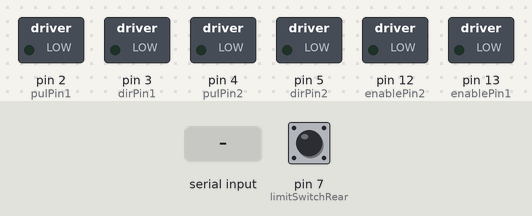
Recording of a sketch running on a simulated Arduino Uno, built with avr-gcc and run on an emulated ATmega328P. Parts: switched loads named in the sketch (green lamp = pin HIGH). The inputs (shaded band) are chosen by the test bench; at power-on: pin 7 (limitSwitchRear) HIGH.

Above: at 1.2 s.
1.3 s: "30,150\n" received over Serial
Timing chart, 0 to 4.3 s (numbered marks = the images above; inputs shaded):
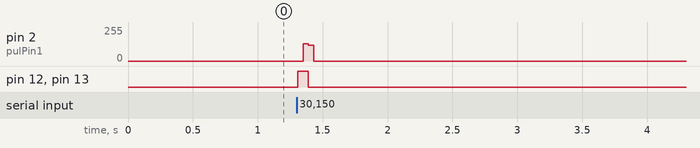

The sketch:

hardware_controller.ino
```cpp
const int pulPin1 = 2; // Pulse for motor 1
const int dirPin1 = 3; // Direction for motor 1
const int enablePin1 = 13; // Enable for motor 1
const int pulPin2 = 4; // Pulse for motor 2
const int dirPin2 = 5; // Direction for motor 2
const int enablePin2 = 12; // Enable for motor 2
const int limitSwitchFront = 6; // Front limit switch connected to pin 6
const int limitSwitchRear = 7; // Rear limit switch connected to pin 7

void setup() {
  Serial.begin(9600);
  pinMode(pulPin1, OUTPUT);
  pinMode(dirPin1, OUTPUT);
  pinMode(enablePin1, OUTPUT);
  pinMode(pulPin2, OUTPUT);
  pinMode(dirPin2, OUTPUT);
  pinMode(enablePin2, OUTPUT);
  pinMode(limitSwitchFront, INPUT_PULLUP);
  pinMode(limitSwitchRear, INPUT_PULLUP);

  disableMotors();
}

void loop() {
  if (Serial.available() > 0) {
    char motor = Serial.read(); // Read motor identifier ('1' or '2')
    int steps = Serial.parseInt(); // Read the number of steps
    char direction = Serial.read(); // Read the direction ('F' or 'B')

    if (motor == '1' || motor == '2') {
      enableMotors();
      moveStepper(motor, steps, direction);
      disableMotors();
    }
  }
}

void moveStepper(char motor, int steps, char direction) {
  int dirPin = (motor == '1') ? dirPin1 : dirPin2;
  int pulPin = (motor == '1') ? pulPin1 : pulPin2;
  int limitSwitch = (motor == '1') ? limitSwitchFront : limitSwitchRear;

  bool forwardDirection = (direction == 'F');
  digitalWrite(dirPin, forwardDirection ? HIGH : LOW);

  for (int i = 0; i < steps; i++) {
    if ((forwardDirection && digitalRead(limitSwitchFront) == LOW) ||
        (!forwardDirection && digitalRead(limitSwitchRear) == LOW)) {
      Serial.println("Motion stopped due to limit switch");
      break;
    }
    digitalWrite(pulPin, HIGH);
    delayMicroseconds(800); // Speed control
    digitalWrite(pulPin, LOW);
    delayMicroseconds(800); // Speed control
  }
}

void enableMotors() {
  digitalWrite(enablePin1, HIGH); // Enable motor 1
  digitalWrite(enablePin2, HIGH); // Enable motor 2
}

void disableMotors() {
  digitalWrite(enablePin1, LOW); // Disable motor 1
  digitalWrite(enablePin2, LOW); // Disable motor 2
}
```

Measured:
- after the input at 1.3 s, pin 2 (pulPin1): 0/255 → 128/255 after 0.05 s, → 118/255 0.04 s later, → 0/255 0.04 s later; pin 12 (enablePin2), pin 13 (enablePin1): LOW → HIGH at once, → LOW 0.08 s later
